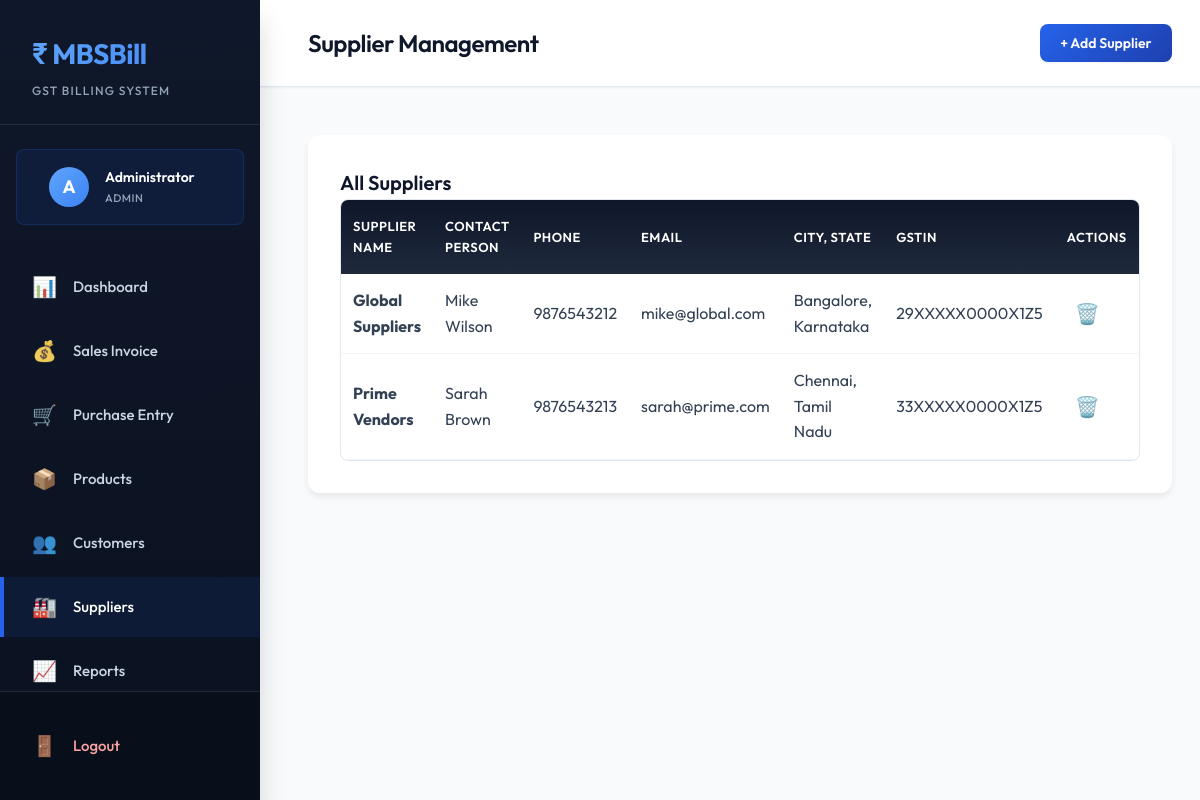
Page /suppliers.php (signed in) on the committed database.
### tables this page shows
CREATE TABLE IF NOT EXISTS suppliers (
    id INT PRIMARY KEY AUTO_INCREMENT,
    supplier_name VARCHAR(255) NOT NULL,
    contact_person VARCHAR(255),
    phone VARCHAR(20),
    email VARCHAR(255),
    address TEXT,
    city VARCHAR(100),
    state VARCHAR(100),
    pincode VARCHAR(10),
    gstin VARCHAR(15),
    created_at TIMESTAMP DEFAULT CURRENT_TIMESTAMP
);

### database.php (called while the page is built, shortened)
<?php
class Database {
    private $host = DB_HOST;
    private $user = DB_USER;
    private $pass = DB_PASS;
    private $dbname = DB_NAME;
    private $conn;
    private function connect() {
        $this->conn = null;
        try {
            $this->conn = new PDO(
                "mysql:host=" . $this->host . ";dbname=" . $this->dbname,
                $this->user,
                $this->pass,
                array(PDO::ATTR_ERRMODE => PDO::ERRMODE_EXCEPTION)
            );
            $this->conn->setAttribute(PDO::ATTR_DEFAULT_FETCH_MODE, PDO::FETCH_ASSOC);
        } catch(PDOException $e) {
            $this->error = $e->getMessage();
            die("Connection failed: " . $this->error);
        }
    }
    public function query($sql, $params = []) {
        try {
            $stmt = $this->conn->prepare($sql);
            $stmt->execute($params);
            return $stmt;
        } catch(PDOException $e) {
            throw new Exception($e->getMessage());
        }
    }
    public function fetchAll($sql, $params = []) {
        $stmt = $this->query($sql, $params);
        return $stmt->fetchAll();
    }
}
?>

### suppliers.php (the view, shortened to what this page needs)
<?php
require_once 'database.php';
$db = new Database();
$suppliers = $db->fetchAll("SELECT * FROM suppliers ORDER BY supplier_name");
?>
<!DOCTYPE html>
<html lang="en">
<head>
    <link rel="stylesheet" href="style.css">
</head>
<body>
    <div class="app-container">
        <?php include 'sidebar.php'; ?>
        <main class="main-content">
            <header class="top-bar">
                <h2 class="page-title">Supplier Management</h2>
                <button class="btn btn-primary" onclick="document.getElementById('addModal').style.display='block'">+ Add Supplier</button>
            </header>
            <div class="content-wrapper">
                <div class="table-section">
                    <h3 class="section-title">All Suppliers</h3>
                    <div class="table-container">
                        <table class="data-table">
                            <thead>
                                <tr>
                                    <th>Supplier Name</th>
                                    <th>Contact Person</th>
                                    <th>Phone</th>
                                    <th>Email</th>
                                    <th>City, State</th>
                                    <th>GSTIN</th>
                                    <th>Actions</th>
                                </tr>
                            </thead>
                            <tbody>
                                <?php foreach($suppliers as $supplier): ?>
                                <tr>
                                    <td><strong><?php echo htmlspecialchars($supplier['supplier_name']); ?></strong></td>
                                    <td><?php echo htmlspecialchars($supplier['contact_person']); ?></td>
                                    <td><?php echo htmlspecialchars($supplier['phone']); ?></td>
                                    <td><?php echo htmlspecialchars($supplier['email']); ?></td>
                                    <td><?php echo htmlspecialchars($supplier['city'] . ', ' . $supplier['state']); ?></td>
                                    <td><?php echo htmlspecialchars($supplier['gstin']); ?></td>
                                    <td>
                                        <form method="POST" style="display: inline;" onsubmit="return confirm('Delete this supplier?');">
                                            <button type="submit" class="btn-icon" title="Delete">🗑️</button>
                                        </form>
                                    </td>
                                </tr>
                                <?php endforeach; ?>
                            </tbody>
                        </table>
                    </div>
                </div>
            </div>
        </main>
    </div>
</body>
</html>

### style.css (style rules this page uses)
:root { --primary: #2563eb; --primary-dark: #1e40af; --primary-light: #60a5fa; --secondary: #64748b; --success: #10b981; --warning: #f59e0b; --danger: #ef4444; --gray-50: #f8fafc; --gray-100: #f1f5f9; --gray-200: #e2e8f0; --gray-300: #cbd5e1; --gray-400: #94a3b8; --gray-500: #64748b; --gray-600: #475569; --gray-700: #334155; --gray-800: #1e293b; --gray-900: #0f172a; --font-primary: 'Outfit', -apple-system, BlinkMacSystemFont, sans-serif; --font-mono: 'JetBrains Mono', 'Courier New', monospace; --spacing-xs: 0.25rem; --spacing-sm: 0.5rem; --spacing-md: 1rem; --spacing-lg: 1.5rem; --spacing-xl: 2rem; --spacing-2xl: 3rem; --shadow-sm: 0 1px 2px rgba(0, 0, 0, 0.05); --shadow-md: 0 4px 6px rgba(0, 0, 0, 0.07); --shadow-lg: 0 10px 15px rgba(0, 0, 0, 0.1); --shadow-xl: 0 20px 25px rgba(0, 0, 0, 0.15); --radius-sm: 4px; --radius-md: 8px; --radius-lg: 12px; --radius-xl: 16px; }
* { margin: 0; padding: 0; box-sizing: border-box; }
body { font-family: var(--font-primary); background: var(--gray-50); color: var(--gray-800); line-height: 1.6; overflow-x: hidden; }
.app-container { display: flex; min-height: 100vh; }
.main-content { flex: 1; margin-left: 260px; min-height: 100vh; }
.top-bar { background: white; padding: var(--spacing-lg) var(--spacing-2xl); border-bottom: 1px solid var(--gray-200); display: flex; justify-content: space-between; align-items: center; position: sticky; top: 0; z-index: 50; box-shadow: var(--shadow-sm); }
.page-title { font-size: 24px; font-weight: 600; color: var(--gray-900); letter-spacing: -0.5px; }
.content-wrapper { padding: var(--spacing-2xl); max-width: 1400px; }
.table-section { background: white; border-radius: var(--radius-lg); padding: var(--spacing-xl); box-shadow: var(--shadow-md); margin-bottom: var(--spacing-xl); }
.section-title { font-size: 20px; font-weight: 600; color: var(--gray-900); }
.table-container { overflow-x: auto; border-radius: var(--radius-md); border: 1px solid var(--gray-200); }
.data-table, .items-table { width: 100%; border-collapse: collapse; }
.data-table thead, .items-table thead { background: linear-gradient(180deg, var(--gray-900) 0%, var(--gray-800) 100%); color: white; }
.data-table th, .items-table th { padding: 16px 12px; text-align: left; font-weight: 600; font-size: 13px; text-transform: uppercase; letter-spacing: 0.5px; }
.data-table td, .items-table td { padding: 14px 12px; border-bottom: 1px solid var(--gray-100); color: var(--gray-700); }
.btn { padding: 10px 20px; border: none; border-radius: var(--radius-md); font-family: var(--font-primary); font-weight: 600; font-size: 14px; cursor: pointer; transition: all 0.3s ease; text-decoration: none; display: inline-flex; align-items: center; gap: 8px; box-shadow: var(--shadow-sm); }
.btn-primary { background: linear-gradient(135deg, var(--primary) 0%, var(--primary-dark) 100%); color: white; }
.btn-icon { background: none; border: none; font-size: 20px; cursor: pointer; padding: 8px; border-radius: var(--radius-sm); transition: all 0.3s ease; }
.stat-card, .table-section, .invoice-form { animation: slideIn 0.5s ease-out; }

### rows in the picture
suppliers: supplier_name "Global Suppliers", contact_person "Mike Wilson", phone "9876543212", email "mike@global.com", city+state "Bangalore, Karnataka", gstin "29XXXXX0000X1Z5"
suppliers: supplier_name "Prime Vendors", contact_person "Sarah Brown", phone "9876543213", email "sarah@prime.com", city+state "Chennai, Tamil Nadu", gstin "33XXXXX0000X1Z5"

### other values in the picture
substr($_SESSION['full_name'] ?? 'U', 0, 1) "A"
$_SESSION['full_name'] "Administrator"
$_SESSION['role'] "ADMIN"
